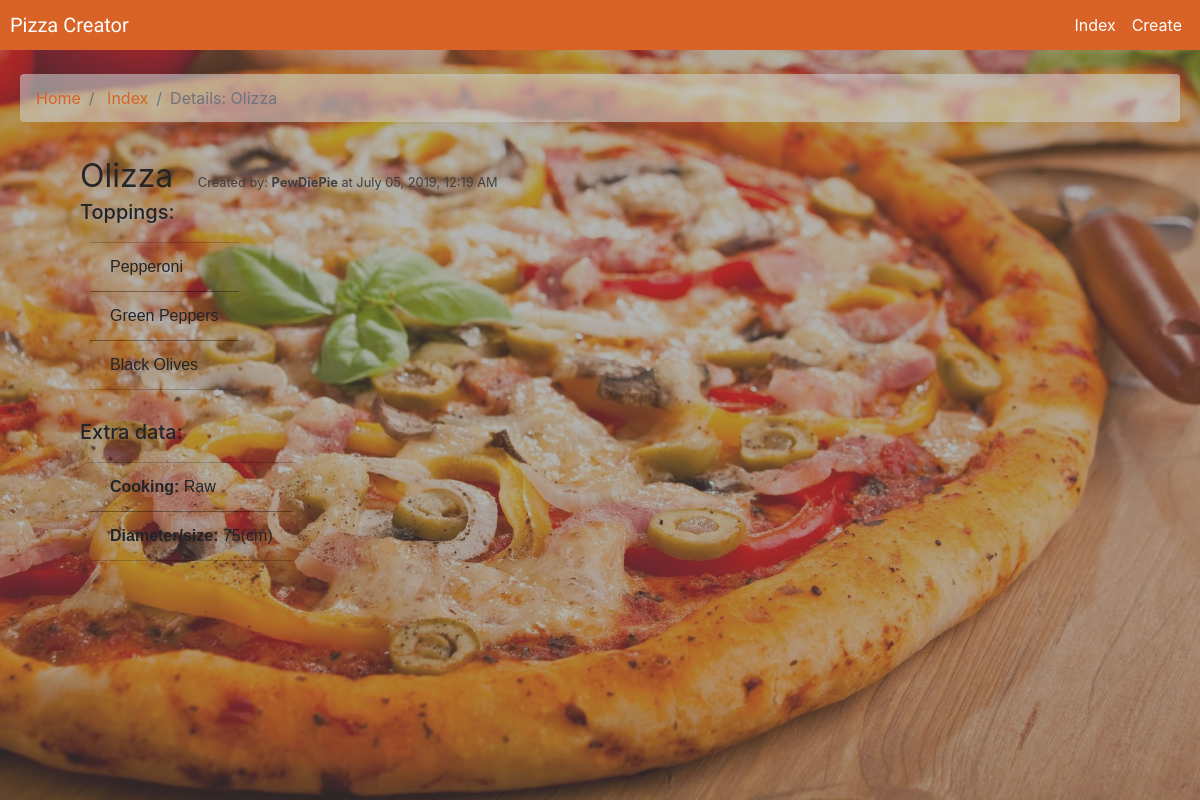
The page /pizza/2/details/ on the database its author committed.
### pizza/models.py (models this page shows, shortened)
class Pizza(models.Model):
	toppings_list = (
		('PEP', 'Pepperoni'),
		('MUS', 'Mushrooms'),
		('ONI', 'Onions'),
		('SAU', 'Sausage'),
		('BAC', 'Bacon'),
		('ECH', 'Extra Cheese'),
		('BOL', 'Black Olives'),
		('GPP', 'Green Peppers'),
		('CHO', 'Chocolate')
	)
	cooking_times = (
		('RW', 'Raw'),
		('MD', 'Medium'),
		('SK', 'Smoked')
	)
	name = models.CharField(max_length=55, unique=True)
	creator_name = models.CharField(max_length=75)
	topping_1 = models.CharField(max_length=5, choices=toppings_list)
	topping_3 = models.CharField(max_length=5, choices=toppings_list)
	topping_2 = models.CharField(max_length=5, choices=toppings_list)
	size = models.IntegerField()
	cooking = models.CharField(max_length=50, choices=cooking_times)
	pub_date = models.DateTimeField('date_published', auto_now_add=True)

### pizza/views.py (the view)
# urls.py: path('<int:pk>/details/', views.PizzaDetails.as_view(), name='pizza_details'),
class PizzaDetails(generic.DetailView):
	model = Pizza
	template_name = "pizza/details.html"
	def get_context_data(self, **kwargs):
	    context = super(PizzaDetails, self).get_context_data(**kwargs)
	    pizza = get_object_or_404(Pizza, pk=self.kwargs['pk'])
	    context['toppings'] = [pizza.get_topping_1_display(), pizza.get_topping_2_display(), pizza.get_topping_3_display()]
	    return context

### pizza/templates/pizza/details.html (shortened to what this page needs)
{% extends "pizza/base.html" %}
{% block breadcrumb %}
	<li class="breadcrumb-item">
		<a href="{% url 'pizza:home' %}">Home</a>
	</li>
	<li class="breadcrumb-item">
		<a href="{% url 'pizza:pizza_index' %}">Index</a>
	</li>
	<li class="breadcrumb-item active">Details: {{ pizza.name }}</li>
{% endblock breadcrumb %}
{% block content %}
	<div class="container text-left">
		<h2>{{ pizza.name }}</h2>
		<small>Created by: <strong>{{ pizza.creator_name }}</strong> at {{ pizza.pub_date|date:"F d, Y, h:i A"}}</small>
		<h5>Toppings:</h5>
		<ul class="list-group list-group-flush">
			{% for top in toppings %}
				<li class="list-group-item w-auto">{{ top }}</li>
			{% endfor %}
		</ul>
		<h5>Extra data:</h5>
		<ul class="list-group list-group-flush">
			<li class="list-group-item"><span class="main-text">Cooking:</span> {{ pizza.get_cooking_display }}</li>
			<li class="list-group-item"><span class="main-text">Diameter/size:</span> {{ pizza.size }}(cm)</li>
		</ul>
{% endblock content %}

### pizza/static/pizza/css/style.css (style rules this page uses)
body { padding: 0; margin: 0; background: hsl(20, 60%, 80%); background-image: url(../img/pizza.jpg); background-size: cover; background-attachment: fixed; background-position: center; background-repeat: no-repeat; position: relative; }
h1, h2 { font-weight: 400; margin: 20px 20px; color: hsl(0, 0%, 15%); }
h2 { margin-bottom: 5px; }
.breadcrumb-item a { color: hsl(20, 70%, 50%); }
.list-group { margin: 10px 30px; }
.list-group-item { background: hsla(0, 0%, 0%, 0); border-color: hsla(0, 0%, 0%, 0.2); font-family: 'Cabin Condensed', sans-serif; }
.container { padding: 5px 30px; }
.container h2 { display: inline-block; color: hsl(0, 0%, 15%); }
.container h5 { margin-left: 20px; }
.container small { color: hsl(0, 0%, 25%); font-weight: 400; }
.container .list-group { display: inline-block; margin-bottom: 30px; }
.main-text { font-weight: 600; }

### rows shown on the page
Pizza: name "Olizza", creator_name "PewDiePie", pub_date "July 05, 2019, 12:19 AM", cooking "Raw", size "75"

### other values the page prints
{{ top }} "Pepperoni" "Green Peppers" "Black Olives"
